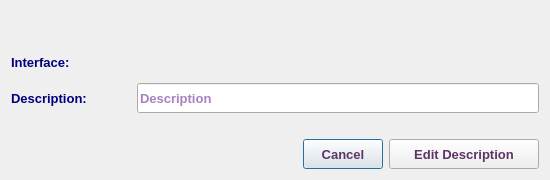
<?xml version="1.0" encoding="UTF-8"?>
<ui version="4.0">
 <class>DslamMa5600PortDescDialog</class>
 <widget class="QDialog" name="DslamMa5600PortDescDialog">
  <property name="geometry">
   <rect>
    <x>0</x>
    <y>0</y>
    <width>550</width>
    <height>180</height>
   </rect>
  </property>
  <property name="minimumSize">
   <size>
    <width>550</width>
    <height>180</height>
   </size>
  </property>
  <property name="maximumSize">
   <size>
    <width>551</width>
    <height>181</height>
   </size>
  </property>
  <property name="font">
   <font>
    <family>Tahoma</family>
    <pointsize>10</pointsize>
   </font>
  </property>
  <property name="windowTitle">
   <string>Edit DSLAM Port Description</string>
  </property>
  <property name="windowIcon">
   <iconset resource="../../../../../image.qrc">
    <normaloff>:/Image/edit.png</normaloff>:/Image/edit.png</iconset>
  </property>
  <layout class="QVBoxLayout" name="verticalLayout">
   <item>
    <layout class="QHBoxLayout" name="horizontalLayout_4">
     <item>
      <spacer name="horizontalSpacer_5">
       <property name="font">
        <font>
         <family>Tahoma</family>
         <pointsize>10</pointsize>
        </font>
       </property>
       <property name="orientation">
        <enum>Qt::Horizontal</enum>
       </property>
       <property name="sizeHint" stdset="0">
        <size>
         <width>40</width>
         <height>20</height>
        </size>
       </property>
      </spacer>
     </item>
     <item>
      <widget class="QLabel" name="dslamLbl">
       <property name="minimumSize">
        <size>
         <width>400</width>
         <height>30</height>
        </size>
       </property>
       <property name="maximumSize">
        <size>
         <width>400</width>
         <height>30</height>
        </size>
       </property>
       <property name="font">
        <font>
         <family>Tahoma</family>
         <pointsize>10</pointsize>
         <weight>75</weight>
         <bold>true</bold>
        </font>
       </property>
       <property name="styleSheet">
        <string notr="true">color: rgb(0, 0, 127);</string>
       </property>
       <property name="text">
        <string/>
       </property>
       <property name="alignment">
        <set>Qt::AlignCenter</set>
       </property>
      </widget>
     </item>
     <item>
      <spacer name="horizontalSpacer_4">
       <property name="font">
        <font>
         <family>Tahoma</family>
         <pointsize>10</pointsize>
        </font>
       </property>
       <property name="orientation">
        <enum>Qt::Horizontal</enum>
       </property>
       <property name="sizeHint" stdset="0">
        <size>
         <width>40</width>
         <height>20</height>
        </size>
       </property>
      </spacer>
     </item>
    </layout>
   </item>
   <item>
    <layout class="QHBoxLayout" name="horizontalLayout_2">
     <item>
      <widget class="QLabel" name="dslamLbl_2">
       <property name="minimumSize">
        <size>
         <width>120</width>
         <height>30</height>
        </size>
       </property>
       <property name="maximumSize">
        <size>
         <width>120</width>
         <height>30</height>
        </size>
       </property>
       <property name="font">
        <font>
         <family>Tahoma</family>
         <pointsize>10</pointsize>
         <weight>75</weight>
         <bold>true</bold>
        </font>
       </property>
       <property name="styleSheet">
        <string notr="true">color: rgb(0, 0, 127);</string>
       </property>
       <property name="text">
        <string>Interface:</string>
       </property>
      </widget>
     </item>
     <item>
      <widget class="QLabel" name="intLbl">
       <property name="sizePolicy">
        <sizepolicy hsizetype="Expanding" vsizetype="Preferred">
         <horstretch>0</horstretch>
         <verstretch>0</verstretch>
        </sizepolicy>
       </property>
       <property name="minimumSize">
        <size>
         <width>200</width>
         <height>30</height>
        </size>
       </property>
       <property name="maximumSize">
        <size>
         <width>5000</width>
         <height>30</height>
        </size>
       </property>
       <property name="font">
        <font>
         <family>Tahoma</family>
         <pointsize>10</pointsize>
         <weight>75</weight>
         <bold>true</bold>
        </font>
       </property>
       <property name="styleSheet">
        <string notr="true">color: rgb(85, 0, 127);</string>
       </property>
       <property name="text">
        <string/>
       </property>
      </widget>
     </item>
    </layout>
   </item>
   <item>
    <layout class="QHBoxLayout" name="horizontalLayout">
     <item>
      <widget class="QLabel" name="dslamLbl_3">
       <property name="minimumSize">
        <size>
         <width>120</width>
         <height>30</height>
        </size>
       </property>
       <property name="maximumSize">
        <size>
         <width>120</width>
         <height>30</height>
        </size>
       </property>
       <property name="font">
        <font>
         <family>Tahoma</family>
         <pointsize>10</pointsize>
         <weight>75</weight>
         <bold>true</bold>
        </font>
       </property>
       <property name="styleSheet">
        <string notr="true">color: rgb(0, 0, 127);</string>
       </property>
       <property name="text">
        <string>Description:</string>
       </property>
      </widget>
     </item>
     <item>
      <widget class="QLineEdit" name="descLE">
       <property name="sizePolicy">
        <sizepolicy hsizetype="Expanding" vsizetype="Preferred">
         <horstretch>0</horstretch>
         <verstretch>0</verstretch>
        </sizepolicy>
       </property>
       <property name="minimumSize">
        <size>
         <width>200</width>
         <height>30</height>
        </size>
       </property>
       <property name="maximumSize">
        <size>
         <width>5000</width>
         <height>30</height>
        </size>
       </property>
       <property name="font">
        <font>
         <family>Tahoma</family>
         <pointsize>10</pointsize>
         <weight>75</weight>
         <bold>true</bold>
        </font>
       </property>
       <property name="styleSheet">
        <string notr="true">color: rgb(85, 0, 127);</string>
       </property>
       <property name="placeholderText">
        <string>Description</string>
       </property>
      </widget>
     </item>
    </layout>
   </item>
   <item>
    <spacer name="verticalSpacer">
     <property name="font">
      <font>
       <family>Tahoma</family>
       <pointsize>10</pointsize>
      </font>
     </property>
     <property name="orientation">
      <enum>Qt::Vertical</enum>
     </property>
     <property name="sizeHint" stdset="0">
      <size>
       <width>20</width>
       <height>7</height>
      </size>
     </property>
    </spacer>
   </item>
   <item>
    <layout class="QHBoxLayout" name="horizontalLayout_3">
     <item>
      <spacer name="horizontalSpacer_3">
       <property name="font">
        <font>
         <family>Tahoma</family>
         <pointsize>10</pointsize>
        </font>
       </property>
       <property name="orientation">
        <enum>Qt::Horizontal</enum>
       </property>
       <property name="sizeHint" stdset="0">
        <size>
         <width>40</width>
         <height>20</height>
        </size>
       </property>
      </spacer>
     </item>
     <item>
      <widget class="QPushButton" name="cancelBtn">
       <property name="sizePolicy">
        <sizepolicy hsizetype="Preferred" vsizetype="Preferred">
         <horstretch>0</horstretch>
         <verstretch>0</verstretch>
        </sizepolicy>
       </property>
       <property name="minimumSize">
        <size>
         <width>0</width>
         <height>30</height>
        </size>
       </property>
       <property name="maximumSize">
        <size>
         <width>16777215</width>
         <height>30</height>
        </size>
       </property>
       <property name="font">
        <font>
         <family>Tahoma</family>
         <pointsize>10</pointsize>
         <weight>75</weight>
         <bold>true</bold>
        </font>
       </property>
       <property name="styleSheet">
        <string notr="true">color: rgb(92, 53, 102);</string>
       </property>
       <property name="text">
        <string>Cancel</string>
       </property>
      </widget>
     </item>
     <item>
      <widget class="QPushButton" name="okBtn">
       <property name="sizePolicy">
        <sizepolicy hsizetype="Preferred" vsizetype="Preferred">
         <horstretch>0</horstretch>
         <verstretch>0</verstretch>
        </sizepolicy>
       </property>
       <property name="minimumSize">
        <size>
         <width>150</width>
         <height>30</height>
        </size>
       </property>
       <property name="maximumSize">
        <size>
         <width>16777215</width>
         <height>30</height>
        </size>
       </property>
       <property name="font">
        <font>
         <family>Tahoma</family>
         <pointsize>10</pointsize>
         <weight>75</weight>
         <bold>true</bold>
        </font>
       </property>
       <property name="styleSheet">
        <string notr="true">color: rgb(92, 53, 102);</string>
       </property>
       <property name="text">
        <string>Edit Description</string>
       </property>
       <property name="icon">
        <iconset resource="../../../../../image.qrc">
         <normaloff>:/Image/edit.png</normaloff>:/Image/edit.png</iconset>
       </property>
       <property name="iconSize">
        <size>
         <width>20</width>
         <height>20</height>
        </size>
       </property>
      </widget>
     </item>
    </layout>
   </item>
  </layout>
 </widget>
 <resources>
  <include location="../../../../../image.qrc"/>
 </resources>
 <connections/>
</ui>
